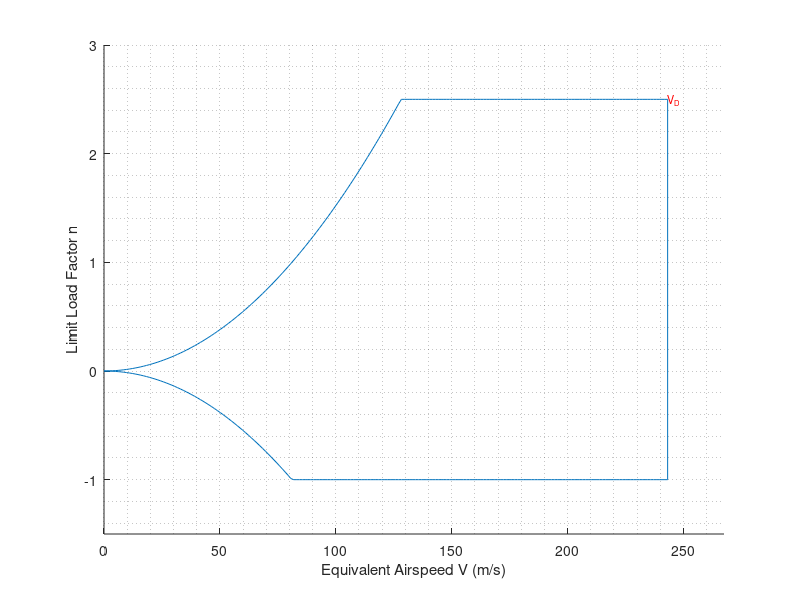

Here is the MATLAB script that generated this plot:
clear
clc
close all

load('ConceptualDesign.mat', 'W0', 'V_Cruise', 'rho_cruise', 'SWing');

numPoints = 200;
CL_max = 1.4213;
V_D = V_Cruise*0.82/0.8;

V = linspace(0, V_D, numPoints);

%upper curve
Nz = (1.225*SWing*CL_max/(2*W0))*V.^2;
Nz(Nz > 2.5) = 2.5;

%lower curve
Nz(numPoints+1 : 2*numPoints) = -(1.225*SWing*CL_max/(2*W0))*flip(V).^2;
Nz(Nz < -1) = -1;

figure(1)
hold on
plot([V, flip(V)], Nz)
xlabel('Equivalent Airspeed V (m/s)')
ylabel('Limit Load Factor n')
%title('Chailiner n-V Diagram')
axis([0, V_D*1.1, -1.5 3])
grid minor
str = {'V_D'};
text(V_D,2.5,str,'Color','red','FontSize',8)
